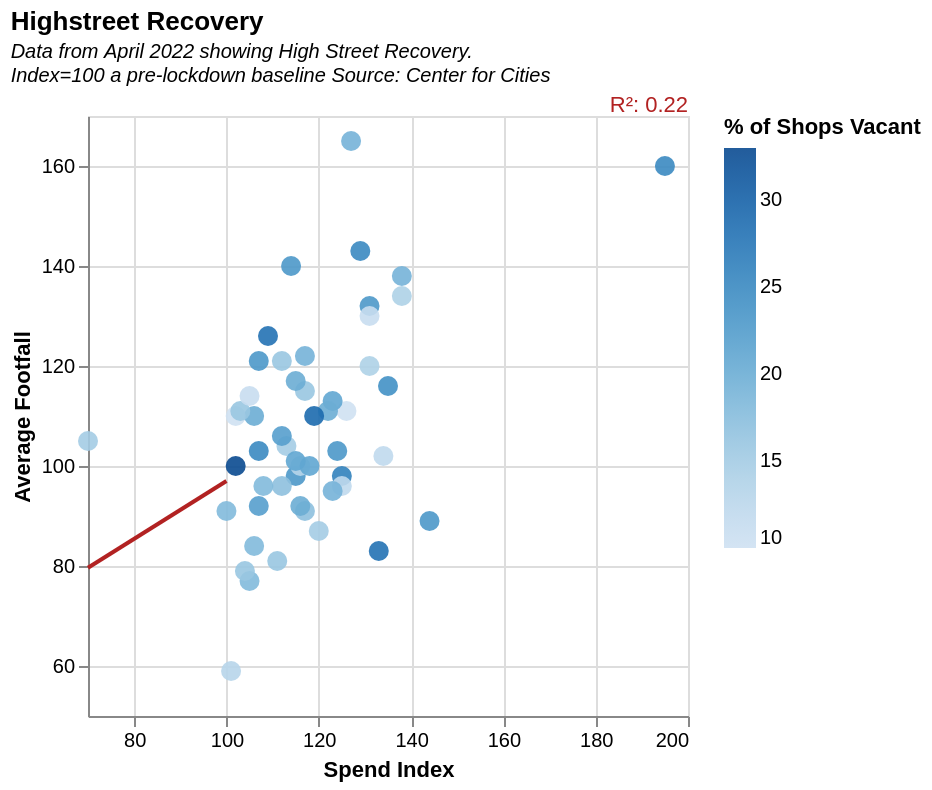

Write a Vega-Lite specification for this figure.
### Vega-Lite specification from a JSON file in a GitHub repository (floating-point values rounded to 4 significant figures)
{"$schema": "https://vega.github.io/schema/vega-lite/v5.json", "description": "A scatterplot showing Highstreeet Spend Index and Average Footfall.", "title": {"text": "Highstreet Recovery", "subtitle": ["Data from April 2022 showing High Street Recovery.", "Index=100 a pre-lockdown baseline Source: Center for Cities"], "subtitleFontStyle": "italic", "subtitleFontSize": 10, "anchor": "start", "color": "black"}, "data": {"values": [{"City": "Average", "Spend Index": "112", "Average Footfall": "90", "High Street Vacancies": ""}, {"City": "Aberdeen", "Spend Index": "106", "Average Footfall": "110", "High Street Vacancies": "20"}, {"City": "Aldershot", "Spend Index": "70", "Average Footfall": "105", "High Street Vacancies": "15"}, {"City": "Barnsley", "Spend Index": "138", "Average Footfall": "134", "High Street Vacancies": "14"}, {"City": "Birmingham", "Spend Index": "105", "Average Footfall": "77", "High Street Vacancies": "18"}, {"City": "Blackburn", "Spend Index": "125", "Average Footfall": "98", "High Street Vacancies": "26"}, {"City": "Blackpool", "Spend Index": "195", "Average Footfall": "160", "High Street Vacancies": "25"}, {"City": "Bournemouth", "Spend Index": "112", "Average Footfall": "121", "High Street Vacancies": "16"}, {"City": "Bradford", "Spend Index": "133", "Average Footfall": "83", "High Street Vacancies": "28"}, {"City": "Brighton", "Spend Index": "126", "Average Footfall": "111", "High Street Vacancies": "10"}, {"City": "Bristol", "Spend Index": "117", "Average Footfall": "91", "High Street Vacancies": "17"}, {"City": "Burnley", "Spend Index": "138", "Average Footfall": "138", "High Street Vacancies": "19"}, {"City": "Cambridge", "Spend Index": "125", "Average Footfall": "96", "High Street Vacancies": "12"}, {"City": "Cardiff", "Spend Index": "124", "Average Footfall": "103", "High Street Vacancies": "23"}, {"City": "Chatham", "Spend Index": "131", "Average Footfall": "120", "High Street Vacancies": "14"}, {"City": "Coventry", "Spend Index": "104", "Average Footfall": "79", "High Street Vacancies": "16"}, {"City": "Crawley", "Spend Index": "113", "Average Footfall": "104", "High Street Vacancies": "15"}, {"City": "Derby", "Spend Index": "115", "Average Footfall": "98", "High Street Vacancies": "23"}, {"City": "Doncaster", "Spend Index": "123", "Average Footfall": "113", "High Street Vacancies": "21"}, {"City": "Dundee", "Spend Index": "114", "Average Footfall": "140", "High Street Vacancies": "23"}, {"City": "Edinburgh", "Spend Index": "102", "Average Footfall": "110", "High Street Vacancies": "10"}, {"City": "Exeter", "Spend Index": "116", "Average Footfall": "100", "High Street Vacancies": "13"}, {"City": "Glasgow", "Spend Index": "123", "Average Footfall": "95", "High Street Vacancies": "19"}, {"City": "Gloucester", "Spend Index": "112", "Average Footfall": "106", "High Street Vacancies": "22"}, {"City": "Huddersfield", "Spend Index": "144", "Average Footfall": "89", "High Street Vacancies": "23"}, {"City": "Hull", "Spend Index": "135", "Average Footfall": "116", "High Street Vacancies": "24"}, {"City": "Ipswich", "Spend Index": "118", "Average Footfall": "100", "High Street Vacancies": "21"}, {"City": "Leeds", "Spend Index": "116", "Average Footfall": "92", "High Street Vacancies": "20"}, {"City": "Leicester", "Spend Index": "107", "Average Footfall": "92", "High Street Vacancies": "22"}, {"City": "Liverpool", "Spend Index": "134", "Average Footfall": "102", "High Street Vacancies": "12"}, {"City": "London", "Spend Index": "101", "Average Footfall": "59", "High Street Vacancies": "13"}, {"City": "Luton", "Spend Index": "111", "Average Footfall": "81", "High Street Vacancies": "16"}, {"City": "Manchester", "Spend Index": "120", "Average Footfall": "87", "High Street Vacancies": "15"}, {"City": "Mansfield", "Spend Index": "117", "Average Footfall": "122", "High Street Vacancies": "19"}, {"City": "Newcastle", "Spend Index": "122", "Average Footfall": "111", "High Street Vacancies": "20"}, {"City": "Newport", "Spend Index": "102", "Average Footfall": "100", "High Street Vacancies": "33"}, {"City": "Northampton", "Spend Index": "107", "Average Footfall": "103", "High Street Vacancies": "25"}, {"City": "Norwich", "Spend Index": "117", "Average Footfall": "115", "High Street Vacancies": "16"}, {"City": "Nottingham", "Spend Index": "112", "Average Footfall": "96", "High Street Vacancies": "17"}, {"City": "Oxford", "Spend Index": "100", "Average Footfall": "91", "High Street Vacancies": "18"}, {"City": "Peterborough", "Spend Index": "103", "Average Footfall": "111", "High Street Vacancies": "16"}, {"City": "Plymouth", "Spend Index": "127", "Average Footfall": "165", "High Street Vacancies": "19"}, {"City": "Portsmouth", "Spend Index": "115", "Average Footfall": "117", "High Street Vacancies": "20"}, {"City": "Preston", "Spend Index": "107", "Average Footfall": "121", "High Street Vacancies": "23"}, {"City": "Reading", "Spend Index": "106", "Average Footfall": "84", "High Street Vacancies": "18"}, {"City": "Sheffield", "Spend Index": "108", "Average Footfall": "96", "High Street Vacancies": "18"}, {"City": "Southampton", "Spend Index": "105", "Average Footfall": "114", "High Street Vacancies": "11"}, {"City": "Southend", "Spend Index": "129", "Average Footfall": "143", "High Street Vacancies": "25"}, {"City": "Stoke", "Spend Index": "119", "Average Footfall": "110", "High Street Vacancies": "29"}, {"City": "Sunderland", "Spend Index": "109", "Average Footfall": "126", "High Street Vacancies": "28"}, {"City": "Swansea", "Spend Index": "131", "Average Footfall": "132", "High Street Vacancies": "23"}, {"City": "Swindon", "Spend Index": "115", "Average Footfall": "101", "High Street Vacancies": "21"}, {"City": "York", "Spend Index": "131", "Average Footfall": "130", "High Street Vacancies": "11"}]}, "layer": [{"mark": {"type": "circle", "size": 100, "color": "#557A95", "opacity": 0.9}, "encoding": {"x": {"field": "Spend Index", "type": "quantitative", "scale": {"zero": false}}, "y": {"field": "Average Footfall", "type": "quantitative", "scale": {"zero": false}}, "color": {"field": "High Street Vacancies", "type": "quantitative", "title": "% of Shops Vacant"}, "tooltip": [{"field": "City"}, {"field": "Spend Index"}, {"field": "Average Footfall"}, {"field": "High Street Vacancies"}]}}, {"mark": {"type": "line", "color": "firebrick"}, "transform": [{"regression": "Average Footfall", "on": "Spend Index"}], "encoding": {"x": {"field": "Spend Index", "type": "quantitative"}, "y": {"field": "Average Footfall", "type": "quantitative"}}}, {"transform": [{"regression": "Average Footfall", "on": "Spend Index", "params": true}, {"calculate": "'R²: '+format(datum.rSquared, '.2f')", "as": "R2"}], "mark": {"type": "text", "color": "firebrick", "x": "width", "align": "right", "y": -5}, "encoding": {"text": {"type": "nominal", "field": "R2"}}}]}
